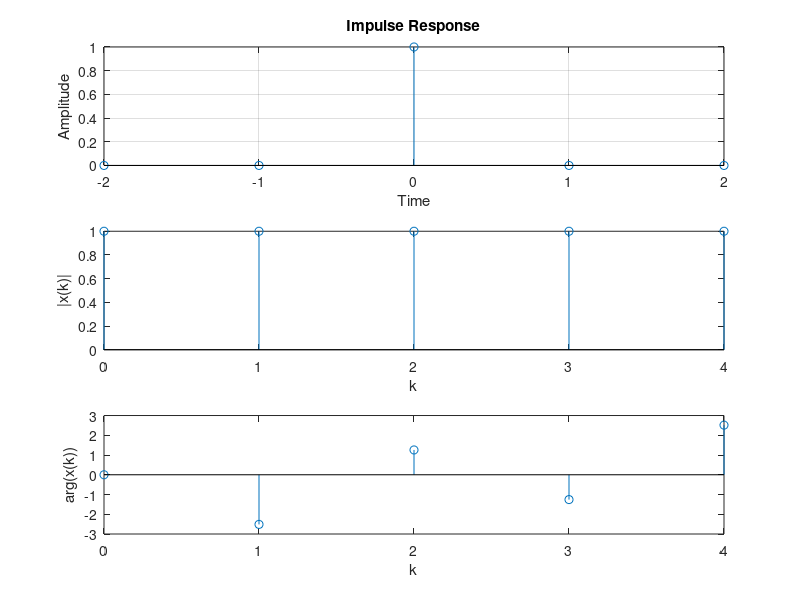

Source code (MATLAB):
 clc;
 clear all;
 close all;
 t=-2:1:2;
 y=[zeros(1,2) 1 zeros(1,2)];
 subplot (3,1,1);
 stem(t,y);
 grid;
 4
title ('Impulse Response');
 xlabel ('Time');
 ylabel ('Amplitude');
 N=input('Enter the length of the FFT sequence: ');
 xk=fft(y,N);
 magxk=abs(xk);
 angxk=angle(xk);
 k=0:N-1;
 subplot(3,1,2);
 stem(k,magxk);
 xlabel('k');
 ylabel('|x(k)|');
 subplot(3,1,3);
 stem(k,angxk);
 xlabel('k');
 ylabel('arg(x(k))');